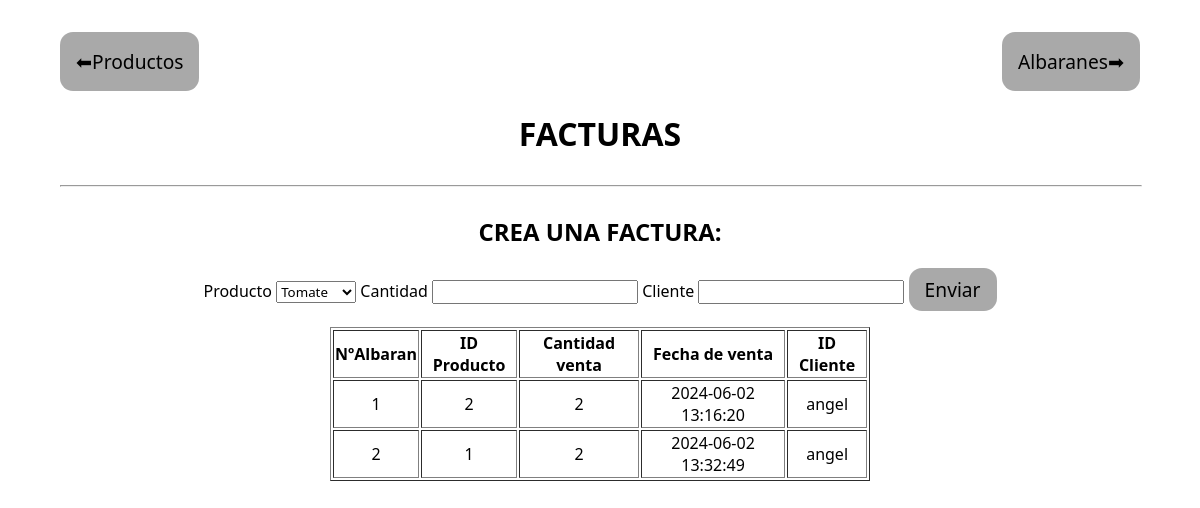
The page /facturacion on the database as committed earlier.
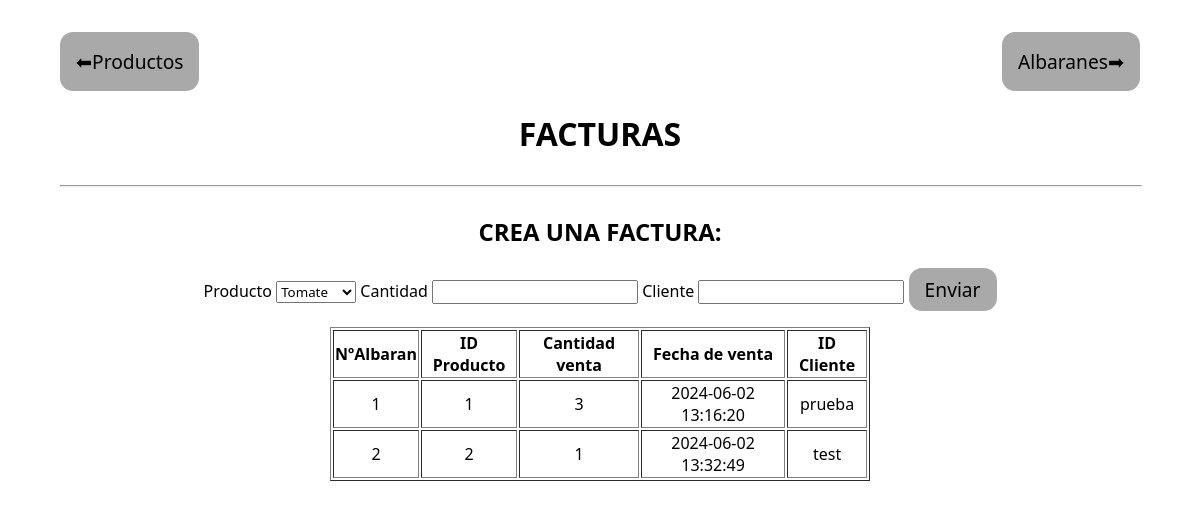
The same page on the database as committed later.
### models.py (models this page shows)
class Facturacion(db.Model):
    __tablename__ = 'facturacion'
    id_factura= Column(Integer,primary_key=True,autoincrement=True)
    id_producto = Column(Integer, ForeignKey('producto.id_producto'),nullable=False)
    cantidad_vendida = Column(Integer,nullable=False)
    fecha_venta = Column(TIMESTAMP,server_default = func.current_timestamp(), comment='Se guarda la fecha actual ya que se entiende que si se ha registrado en la base de datos significa que todo el proceso a sido un exito')
    id_cliente = Column(String(100),server_default='Cliente ejemplo')

### routes.py (the view, shortened to what this page needs)
@main.route('/facturacion', methods=["GET", "POST"])
def crear_facturas():
    productos = Producto.query.all()
    facturas = Facturacion.query.all()
    form = FacturasForm()
    form.id_producto.choices = [(producto.id_producto, producto.nombre) for producto in productos]
    productToEdit = Producto.query.filter_by(id_producto=form.id_producto.data).first()
    return render_template("facturas.html",form=form,facturas=facturas)

### form.py
class FacturasForm(FlaskForm):
    id_producto =  SelectField('id_producto', choices=[], coerce=int)
    cantidad_vendida = IntegerField('cantidad_vendida', validators=[validators.DataRequired(), validators.NumberRange(min=1)])
    id_cliente=StringField('proveedor',[validators.Length(min=2, max=100)])

### templates/facturas.html (shortened to what this page needs)
<!DOCTYPE html>
<html lang="en">
    <head>
        <link rel="stylesheet" href="static/style.css">
    </head>
    <body>
        <div style="
        display: flex;
        justify-content: space-between;
        width: 100%;">
            <button><a href="/productos">⬅Productos</a></button>  <button><a href="/albaranes">Albaranes➡</a></button>
        </div>
        <h1>FACTURAS</h1>
        <hr style="width: 100%;">
        <h2>CREA UNA FACTURA:</h2>
        <form method="post" >
            <label >Producto {{form.id_producto}}</label>
            <label >Cantidad {{form.cantidad_vendida}}</label>
            <label >Cliente {{form.id_cliente}}</label>
            <button style="padding: 0.5rem 1rem;" type="submit">Enviar</button>
        </form>
    <table border style="text-align: center;">
        <thead>
           <tr>
               <th>NºAlbaran</th>
               <th>ID Producto</th>
               <th>Cantidad venta</th>
               <th>Fecha de venta</th>
               <th>ID Cliente</th>
           </tr>
        </thead>
        <tbody>
           {% for factura in facturas %}
           <tr>
               <td>{{factura.id_factura}}</td>
               <td>{{factura.id_producto}}</td>
               <td>{{factura.cantidad_vendida}}</td>
               <td>{{factura.fecha_venta}}</td>
               <td>{{factura.id_cliente}}</td>
           </tr>
           {% endfor %}
        </tbody>
       </table>
</body>
</html>

Rows that differ between the two databases and show on the page:
changed Facturacion id 1: id_producto "2" → "1"; cantidad_vendida "2" → "3"; id_cliente "angel" → "prueba"
changed Facturacion id 2: id_producto "1" → "2"; cantidad_vendida "2" → "1"; id_cliente "angel" → "test"
